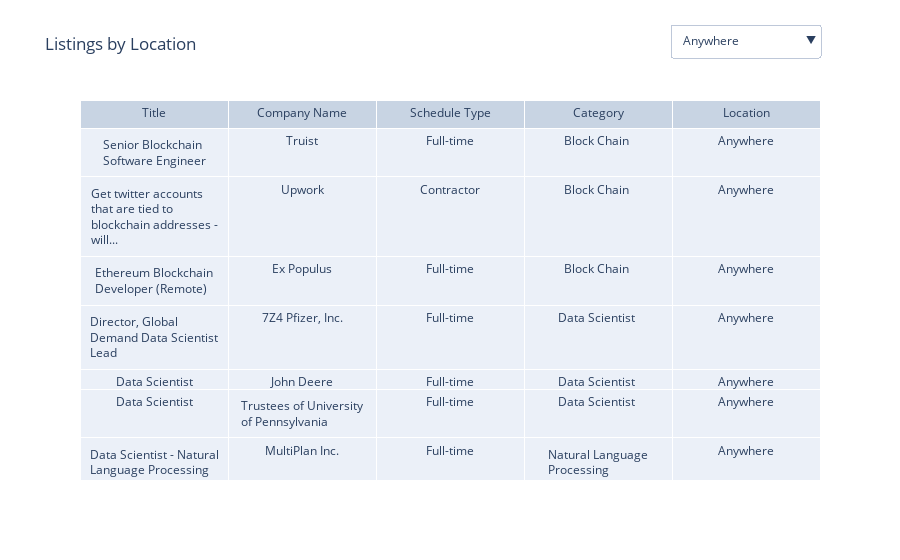

Notebook source saved alongside this figure:
### Code cell
# get unique states
unique_states = sorted(jobs_results['state'].unique())

# move 'Anywhere' first
if 'Anywhere' in unique_states:
    unique_states.remove('Anywhere')
    unique_states.insert(0, 'Anywhere')


# init the figure
fig = make_subplots(rows=1, cols=1, specs=[[{"type": "table"}]])

# add a table trace for each state
for state in unique_states:
    
    filtered_jobs_results = jobs_results[jobs_results['state'] == state]
    
    trace = go.Table(
        header=dict(values=["Title", "Company Name", "Schedule Type", "Category", "Location"]),
        
        cells=dict(values=[filtered_jobs_results['title'], filtered_jobs_results['company_name'], filtered_jobs_results['schedule_type'], filtered_jobs_results['category'], filtered_jobs_results['location']]),
        
        visible=False,
        
        name=state
    )
    fig.add_trace(trace)

# set first table trace to visible
fig.data[0].visible = True

# create dropdown
buttons = []


for i, state in enumerate(unique_states):
    visible = [False] * len(unique_states)
    visible[i] = True
    buttons.append(
        dict(
            label=state,
            method="update",
            args=[{"visible": visible},
                  {"title": f"Listings by Location"}]
        )
    )

# add dropdown to layour and format
fig.update_layout(
    updatemenus=[
        go.layout.Updatemenu(
            active=0,
            buttons=buttons,
            showactive=True,
            xanchor="right",
            x=1,
            yanchor="top",
            y=1.2
        )
    ],
    title="Listings by Location",
)

fig.show()


# save
pio.write_html(fig, file='../../Report/Outputs/jobs_table.html')
